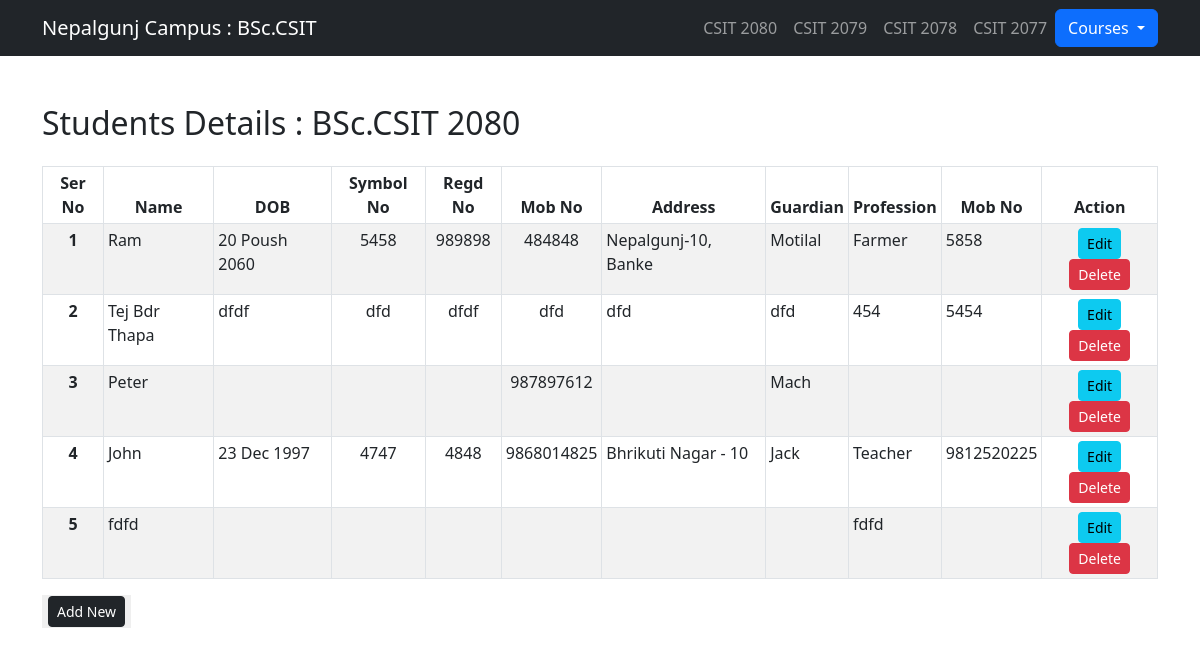
The app's page /csit/csit80 with its own data.
### csit/models.py (models this page shows, shortened)
class Csit_2080(models.Model):
    name = models.CharField(max_length=50)
    dob = models.CharField(max_length=30)
    symbol = models.CharField(max_length=20)
    reg = models.CharField(max_length=50)
    mob = models.CharField(max_length=10)
    add = models.CharField(max_length=60)
    guardian = models.CharField(max_length=50)
    prof = models.CharField(max_length=50)
    mobs = models.CharField(max_length=10)
    class Meta:
        db_table = "csit2080"

### csit/views_csit.py (the view)
# urls.py: path("/csit80", views_csit.csit80, name="csit80"),
def csit80(request):
    da = Csit_2080.objects.all()
    return render(request, "csit/csit80.html", {'da':da})

### csit/templates/csit/csit80.html (shortened to what this page needs)
{% extends 'csit/base.html' %}
 {% block title %}
<link rel="stylesheet" href="https://cdn.datatables.net/2.1.8/css/dataTables.dataTables.css" />
<link rel="stylesheet" href="//cdn.datatables.net/2.1.8/css/dataTables.dataTables.min.css">
  {% endblock %}
{% block content %}
  <body>
    <div class="container" >
        <h2 class="mb-4 mt-5">Students Details : BSc.CSIT 2080</h2>
         <table class="table table-striped table table-bordered table-hover table-sm font-size: smaller" id="myTable">
            <thead>
                <tr>
                    <th scope="col" style="text-align: center">Ser No</th>
                    <th scope="col" style="text-align: center">Name</th>
                    <th scope="col" style="text-align: center">DOB</th>
                    <th scope="col" style="text-align: center">Symbol No</th>
                    <th scope="col" style="text-align: center">Regd No</th>
                    <th scope="col" style="text-align: center">Mob No</th>
                    <th scope="col" style="text-align: center">Address</th>
                    <th scope="col" style="text-align: center">Guardian</th>
                    <th scope="col" style="text-align: center">Profession</th>
                    <th scope="col" style="text-align: center">Mob No</th>
                    <th scope="col" style="text-align: center">Action</th>
                </tr>
            </thead>
            <tbody>
                 {% for dq in da %}
                <tr>
                    <th scope="row" style="text-align: center">{{forloop.counter}}</th>
                    <td>{{dq.name}}</td>
                    <td>{{dq.dob}}</td>
                    <td style="text-align: center">{{dq.symbol}}</td>
                    <td style="text-align: center">{{dq.reg}}</td>
                    <td style="text-align: center">{{dq.mob}}</td>
                    <td>{{dq.add}}</td>
                    <td>{{dq.guardian}}</td>
                    <td>{{dq.prof}}</td>
                    <td>{{dq.mobs}}</td>
                    <td scope="row" style="text-align: center">
                         <a href="{% url 'editcsit80' dq.id %}" class="btn btn-info btn-sm">Edit</a>
                        <form action="{% url 'delcsit80' dq.id %}" method="post" class="d-inline">
                            <input type="submit" class="btn btn-danger btn-sm" value="Delete">
                        </form>
                    </td>
                </tr>
                {% endfor %}
            </tbody>
        </table>
            <button style="border: none">
            <a class="btn btn-dark btn-sm" style="text-align:center" href="{% url 'formcsit80' %}">Add New</a>
            </button>
    </div>
{% endblock %}

### records on screen
Csit_2080: name "Ram", dob "20 Poush 2060", symbol "5458", reg "989898", mob "484848", add "Nepalgunj-10, Banke", guardian "Motilal", prof "Farmer", mobs "5858"
Csit_2080: name "Tej Bdr Thapa", dob "dfdf", symbol "dfd", reg "dfdf", mob "dfd", add "dfd", guardian "dfd", prof "454", mobs "5454"
Csit_2080: name "Peter", mob "987897612", guardian "Mach"
Csit_2080: name "John", dob "23 Dec 1997", symbol "4747", reg "4848", mob "9868014825", add "Bhrikuti Nagar - 10", guardian "Jack", prof "Teacher", mobs "9812520225"
Csit_2080: name "fdfd", prof "fdfd"
